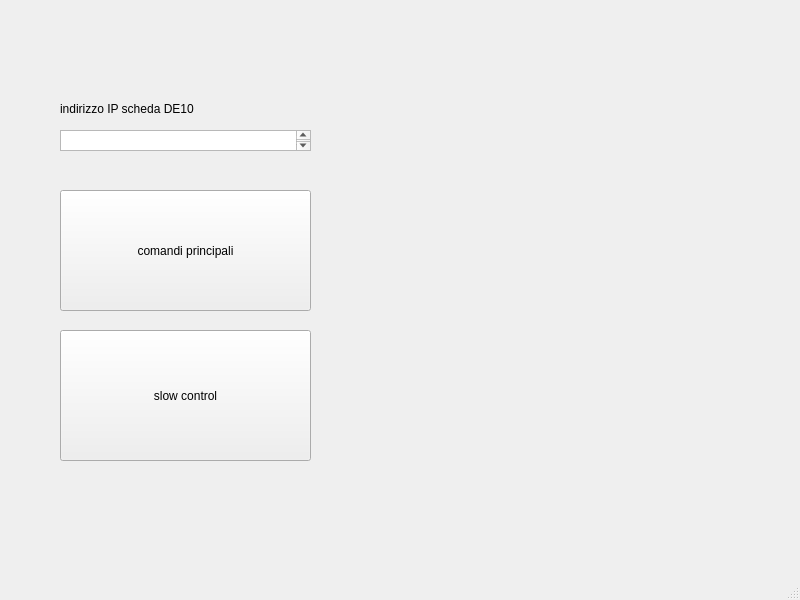
<?xml version="1.0" encoding="UTF-8"?>
<ui version="4.0">
 <class>MainWindow</class>
 <widget class="QMainWindow" name="MainWindow">
  <property name="geometry">
   <rect>
    <x>0</x>
    <y>0</y>
    <width>800</width>
    <height>600</height>
   </rect>
  </property>
  <property name="windowTitle">
   <string>MainWindow</string>
  </property>
  <widget class="QWidget" name="centralwidget">
   <widget class="QPushButton" name="principali">
    <property name="geometry">
     <rect>
      <x>60</x>
      <y>190</y>
      <width>251</width>
      <height>121</height>
     </rect>
    </property>
    <property name="text">
     <string>comandi principali</string>
    </property>
   </widget>
   <widget class="QPushButton" name="pushButton_2">
    <property name="geometry">
     <rect>
      <x>60</x>
      <y>330</y>
      <width>251</width>
      <height>131</height>
     </rect>
    </property>
    <property name="text">
     <string>slow control</string>
    </property>
   </widget>
   <widget class="QTextEdit" name="textEdit">
    <property name="geometry">
     <rect>
      <x>60</x>
      <y>130</y>
      <width>251</width>
      <height>21</height>
     </rect>
    </property>
   </widget>
   <widget class="QLabel" name="label">
    <property name="geometry">
     <rect>
      <x>60</x>
      <y>100</y>
      <width>251</width>
      <height>17</height>
     </rect>
    </property>
    <property name="text">
     <string>indirizzo IP scheda DE10</string>
    </property>
   </widget>
  </widget>
  <widget class="QMenuBar" name="menubar">
   <property name="geometry">
    <rect>
     <x>0</x>
     <y>0</y>
     <width>800</width>
     <height>22</height>
    </rect>
   </property>
  </widget>
  <widget class="QStatusBar" name="statusbar"/>
 </widget>
 <resources/>
 <connections/>
</ui>
